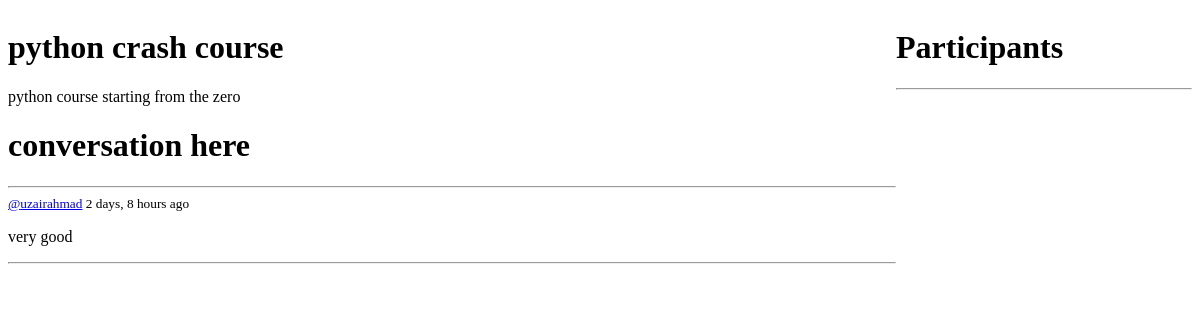
/room/14/, run on an earlier commit of the app's database.
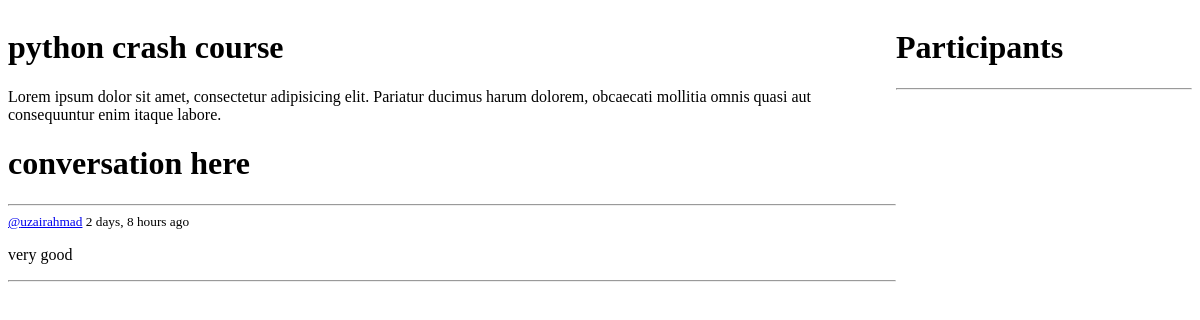
And on a later commit of the database.
### base/models.py (models this page shows, shortened)
class Room(models.Model):
    host = models.ForeignKey(User, on_delete=models.SET_NULL, null=True)
    topic = models.ForeignKey(Topic, on_delete=models.SET_NULL, null=True)
    name = models.CharField(max_length=200)
    participants=models.ManyToManyField(User,related_name='participants',blank=True)
    description = models.TextField(null=True, blank=True)
    updated = models.DateTimeField(auto_now=True)
    created = models.DateTimeField(auto_now_add=True)
    class Meta:
        ordering= ['-updated','-created']

### base/views.py (the view, shortened to what this page needs)
# urls.py: path('room/<int:room_id>/', views.room_view, name='room'),
def room_view(request, room_id):
    room_instance = get_object_or_404(Room, id=room_id)
    messages = room_instance.message_set.all().order_by('-created')
    participants=room_instance.participants.all()
    return render(request, 'base/room.html', {'room': room_instance, 'messages': messages,'participants':participants})

### base/templates/base/room.html (shortened to what this page needs)
<div class="container">
  <div>
    <h1>{{room.name}}</h1>
    <p>{{room.description}}</p>
    <div class="comment_wrapper">
      <h1>conversation here</h1>
      <hr />
      {% for message in messages%}
      <div>
        <small>
          <a href="{% url 'profile' message.user.id %}">@{{message.user}}</a>
          {{message.created|timesince}} ago</small
        >
        <p>{{message.body}}</p>
        <hr />
      </div>
      {% endfor %}
    </div>
  </div>
  <div>
    <h1>Participants</h1>
    <hr />
  </div>
</div>

What changed in the data, as far as the page shows it:
changed Room "python crash course": description "python course starting from the zero" → "Lorem ipsum dolor sit amet, consectetur adipisicing elit. Pariatur ducimus harum dolorem, obcaecati mollitia omnis quasi aut consequuntur enim itaque labore."
